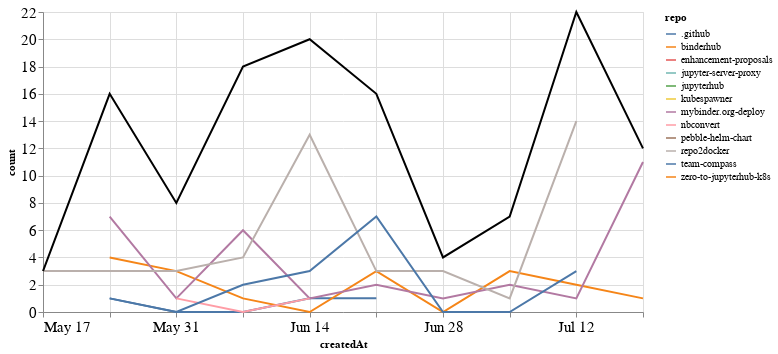

Notebook source saved alongside this figure:
### Markdown cell above
## Comments

### Code cell
comments_time = comments.groupby('repo').resample('W', on='createdAt').count()['author'].reset_index()
comments_time = comments_time.rename(columns={'author': 'count'})
comments_time_total = comments_time.groupby('createdAt').agg({"count": "sum"}).reset_index()
ch1 = alt.Chart(comments_time, width=600).mark_line().encode(
    x='createdAt',
    y='count',
    color='repo',
    tooltip="repo"
)

ch2 = alt.Chart(comments_time_total, width=600).mark_line(color="black").encode(
    x='createdAt',
    y='count',
)

ch1 + ch2

### Figure 1 — Vega-Lite specification as saved in the notebook (floating-point values rounded to 4 significant figures)
{"config": {"axisLeft": {"labelFontSize": 15}, "axisBottom": {"labelFontSize": 15}}, "layer": [{"data": {"name": "data-802c5d8a0629b3a0441a9d407521ea41"}, "mark": "line", "encoding": {"color": {"type": "nominal", "field": "repo"}, "tooltip": {"type": "nominal", "field": "repo"}, "x": {"type": "temporal", "field": "createdAt"}, "y": {"type": "quantitative", "field": "count"}}, "width": 600}, {"data": {"name": "data-d463f0ccf8e892213216df743e85974e"}, "mark": {"type": "line", "color": "black"}, "encoding": {"x": {"type": "temporal", "field": "createdAt"}, "y": {"type": "quantitative", "field": "count"}}, "width": 600}], "$schema": "https://vega.github.io/schema/vega-lite/v4.8.1.json", "datasets": {"data-802c5d8a0629b3a0441a9d407521ea41": [{"repo": ".github", "createdAt": "2020-05-24T00:00:00", "count": 1}, {"repo": ".github", "createdAt": "2020-05-31T00:00:00", "count": 0}, {"repo": ".github", "createdAt": "2020-06-07T00:00:00", "count": 0}, {"repo": ".github", "createdAt": "2020-06-14T00:00:00", "count": 1}, {"repo": ".github", "createdAt": "2020-06-21T00:00:00", "count": 1}, {"repo": "binderhub", "createdAt": "2020-05-24T00:00:00", "count": 4}, {"repo": "binderhub", "createdAt": "2020-05-31T00:00:00", "count": 3}, {"repo": "binderhub", "createdAt": "2020-06-07T00:00:00", "count": 1}, {"repo": "binderhub", "createdAt": "2020-06-14T00:00:00", "count": 0}, {"repo": "binderhub", "createdAt": "2020-06-21T00:00:00", "count": 3}, {"repo": "binderhub", "createdAt": "2020-06-28T00:00:00", "count": 0}, {"repo": "binderhub", "createdAt": "2020-07-05T00:00:00", "count": 3}, {"repo": "binderhub", "createdAt": "2020-07-12T00:00:00", "count": 2}, {"repo": "binderhub", "createdAt": "2020-07-19T00:00:00", "count": 1}, {"repo": "enhancement-proposals", "createdAt": "2020-07-12T00:00:00", "count": 2}, {"repo": "jupyter-server-proxy", "createdAt": "2020-07-05T00:00:00", "count": 1}, {"repo": "jupyterhub", "createdAt": "2020-06-07T00:00:00", "count": 1}, {"repo": "kubespawner", "createdAt": "2020-06-14T00:00:00", "count": 1}, {"repo": "mybinder.org-deploy", "createdAt": "2020-05-24T00:00:00", "count": 7}, {"repo": "mybinder.org-deploy", "createdAt": "2020-05-31T00:00:00", "count": 1}, {"repo": "mybinder.org-deploy", "createdAt": "2020-06-07T00:00:00", "count": 6}, {"repo": "mybinder.org-deploy", "createdAt": "2020-06-14T00:00:00", "count": 1}, {"repo": "mybinder.org-deploy", "createdAt": "2020-06-21T00:00:00", "count": 2}, {"repo": "mybinder.org-deploy", "createdAt": "2020-06-28T00:00:00", "count": 1}, {"repo": "mybinder.org-deploy", "createdAt": "2020-07-05T00:00:00", "count": 2}, {"repo": "mybinder.org-deploy", "createdAt": "2020-07-12T00:00:00", "count": 1}, {"repo": "mybinder.org-deploy", "createdAt": "2020-07-19T00:00:00", "count": 11}, {"repo": "nbconvert", "createdAt": "2020-05-31T00:00:00", "count": 1}, {"repo": "nbconvert", "createdAt": "2020-06-07T00:00:00", "count": 0}, {"repo": "nbconvert", "createdAt": "2020-06-14T00:00:00", "count": 1}, {"repo": "pebble-helm-chart", "createdAt": "2020-06-07T00:00:00", "count": 1}, {"repo": "repo2docker", "createdAt": "2020-05-17T00:00:00", "count": 3}, {"repo": "repo2docker", "createdAt": "2020-05-24T00:00:00", "count": 3}, {"repo": "repo2docker", "createdAt": "2020-05-31T00:00:00", "count": 3}, {"repo": "repo2docker", "createdAt": "2020-06-07T00:00:00", "count": 4}, {"repo": "repo2docker", "createdAt": "2020-06-14T00:00:00", "count": 13}, {"repo": "repo2docker", "createdAt": "2020-06-21T00:00:00", "count": 3}, {"repo": "repo2docker", "createdAt": "2020-06-28T00:00:00", "count": 3}, {"repo": "repo2docker", "createdAt": "2020-07-05T00:00:00", "count": 1}, {"repo": "repo2docker", "createdAt": "2020-07-12T00:00:00", "count": 14}, {"repo": "team-compass", "createdAt": "2020-05-24T00:00:00", "count": 1}, {"repo": "team-compass", "createdAt": "2020-05-31T00:00:00", "count": 0}, {"repo": "team-compass", "createdAt": "2020-06-07T00:00:00", "count": 2}, {"repo": "team-compass", "createdAt": "2020-06-14T00:00:00", "count": 3}, {"repo": "team-compass", "createdAt": "2020-06-21T00:00:00", "count": 7}, {"repo": "team-compass", "createdAt": "2020-06-28T00:00:00", "count": 0}, {"repo": "team-compass", "createdAt": "2020-07-05T00:00:00", "count": 0}, {"repo": "team-compass", "createdAt": "2020-07-12T00:00:00", "count": 3}, {"repo": "zero-to-jupyterhub-k8s", "createdAt": "2020-06-07T00:00:00", "count": 3}], "data-d463f0ccf8e892213216df743e85974e": [{"createdAt": "2020-05-17T00:00:00", "count": 3}, {"createdAt": "2020-05-24T00:00:00", "count": 16}, {"createdAt": "2020-05-31T00:00:00", "count": 8}, {"createdAt": "2020-06-07T00:00:00", "count": 18}, {"createdAt": "2020-06-14T00:00:00", "count": 20}, {"createdAt": "2020-06-21T00:00:00", "count": 16}, {"createdAt": "2020-06-28T00:00:00", "count": 4}, {"createdAt": "2020-07-05T00:00:00", "count": 7}, {"createdAt": "2020-07-12T00:00:00", "count": 22}, {"createdAt": "2020-07-19T00:00:00", "count": 12}]}}
